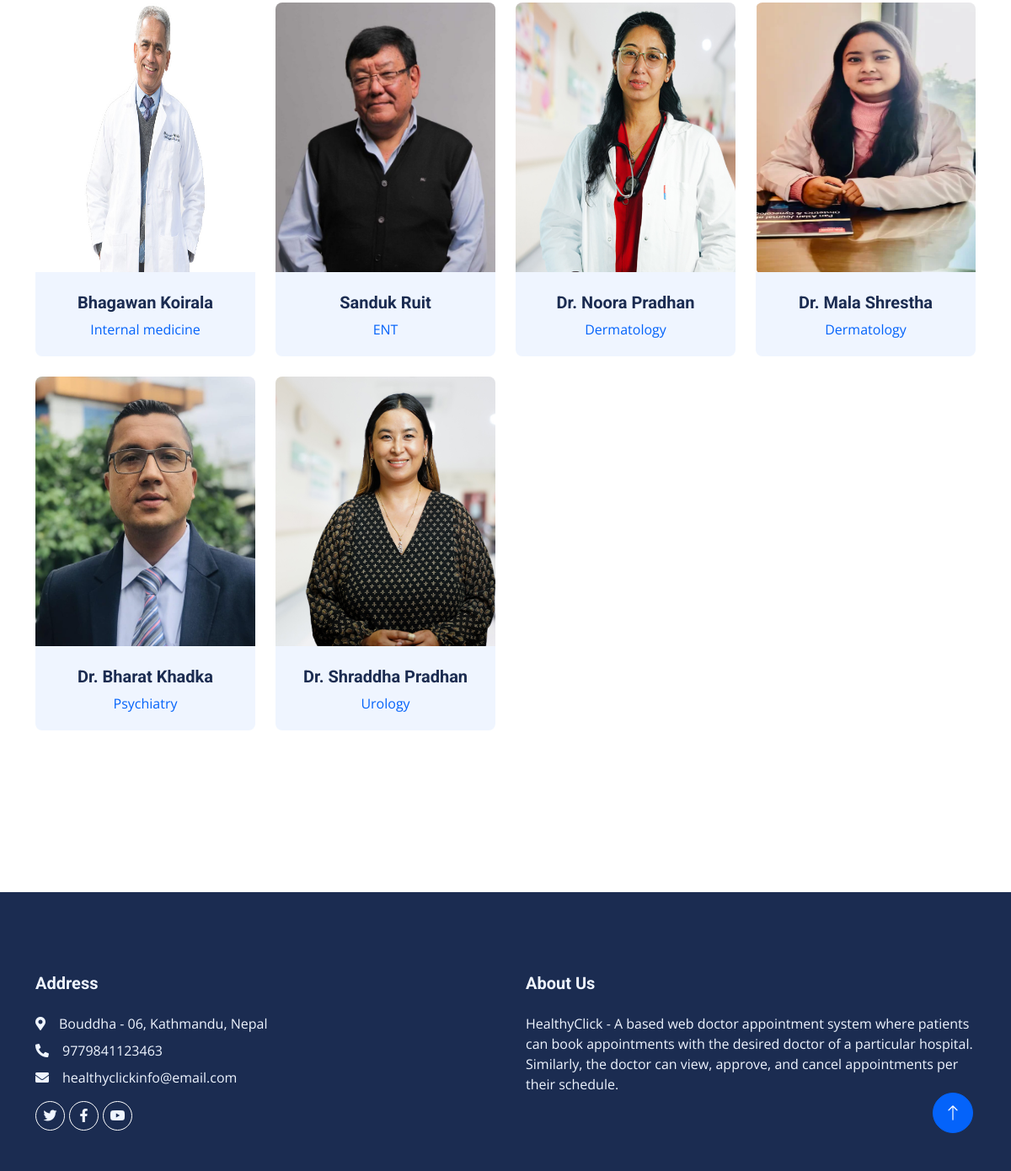
The app's page / (lower part), older data.
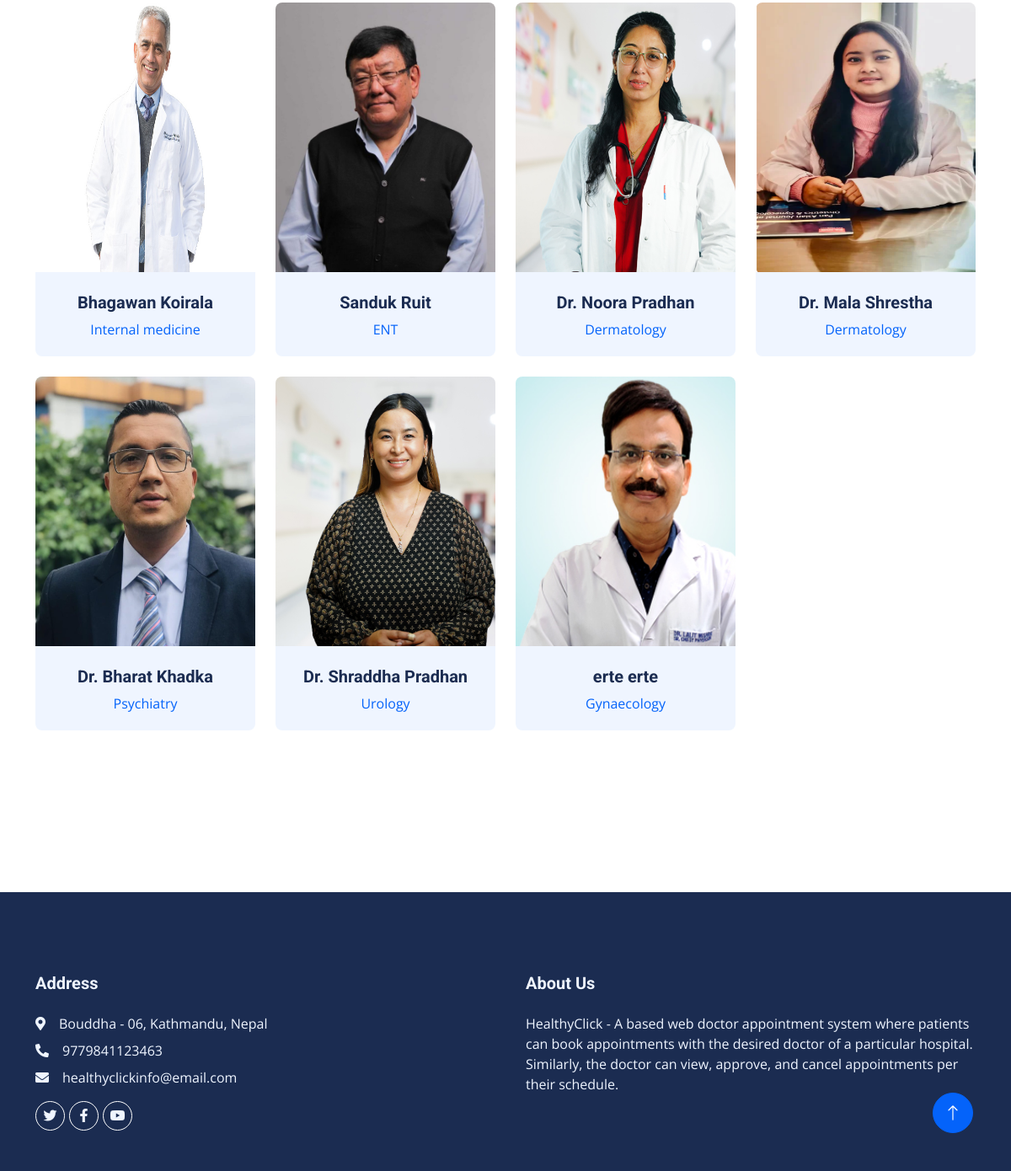
The same page, newer data.
### dasapp/models.py (models this page shows, shortened)
class DoctorReg(models.Model):
    admin = models.OneToOneField(CustomUser, on_delete=models.CASCADE, null=True, blank=True)
    mobilenumber = models.CharField(max_length=11)
    specialization_id = models.ForeignKey(Specialization, on_delete=models.CASCADE)
    regdate_at = models.DateTimeField(auto_now_add=True)
    updated_at = models.DateTimeField(auto_now=True)

class CustomUser(AbstractUser):
    USER = {
        (1, "admin"),
        (2, "doc"),
    }
    user_type = models.CharField(choices=USER, max_length=50, default=1)
    profile_pic = models.ImageField(upload_to="profile_pics/", blank=True, null=True)

class Specialization(models.Model):
    sname = models.CharField(max_length=200)
    created_at = models.DateTimeField(auto_now_add=True)
    updated_at = models.DateTimeField(auto_now=True)

class Page(models.Model):
    pagetitle = models.CharField(max_length=250)
    address = models.CharField(max_length=250)
    aboutus = models.TextField()
    email = models.EmailField(max_length=200)
    mobilenumber = models.IntegerField(default=0)
    created_at = models.DateTimeField(auto_now_add=True)
    updated_at = models.DateTimeField(auto_now=True)

### docappsystem/userviews.py (the view)
# urls.py: path("", userviews.Index, name="index"),
def Index(request):
    doctorview = DoctorReg.objects.all()
    page = Page.objects.all()
    context = {
        "doctorview": doctorview,
        "page": page,
    }
    return render(request, "index.html", context)

### templates/index.html (shortened to what this page needs)
{% extends 'userbase.html' %}
{% load static %}
{% block content %}
                {% for i in page %}
<div class="container-xxl py-5">
    <div class="container">
        <div class="row g-4">
            {% for i in doctorview %}
            <div class="col-lg-3 col-md-6 wow fadeInUp" data-wow-delay="0.1s">
                <div class="team-item position-relative rounded overflow-hidden">
                    <div class="overflow-hidden">
                        <img src="{{i.admin.profile_pic.url}}" alt="" width="300" height="320">
                    </div>
                    <div class="team-text bg-light text-center p-4">
                        <h5>{{i.admin.first_name }} {{ i.admin.last_name}}</h5>
                        <p class="text-primary">{{i.specialization_id.sname}}</p>
                    </div>
                </div>
            </div>{% endfor %}
        </div>
    </div>
</div>
<div class="container-xxl py-5">
         {% endfor %}
    </div>
{% endblock %}

### templates/userincludes/footer.html
{% load static %}
<div class="container-fluid bg-dark text-light footer mt-5 pt-5 wow fadeIn" data-wow-delay="0.1s">
    <div class="container py-5">
        <div class="row g-5">
            <div class="col-lg-6 col-md-6">
                <h5 class="text-light mb-4">Address</h5>
                {% for i in page %}
                <p class="mb-2"><i class="fa fa-map-marker-alt me-3"></i>{{i.address}}</p>
                <p class="mb-2"><i class="fa fa-phone-alt me-3"></i>{{i.mobilenumber}}</p>
                <p class="mb-2"><i class="fa fa-envelope me-3"></i>{{i.email}}</p>{% endfor %}
                <div class="d-flex pt-2">
                    <a class="btn btn-outline-light btn-social rounded-circle" href=""><i class="fab fa-twitter"></i></a>
                    <a class="btn btn-outline-light btn-social rounded-circle" href=""><i class="fab fa-facebook-f"></i></a>
                    <a class="btn btn-outline-light btn-social rounded-circle" href=""><i class="fab fa-youtube"></i></a>
                </div>
            </div>
            <div class="col-lg-6 col-md-6">
                <h5 class="text-light mb-4">About Us</h5>
                {% for i in page %}
                {{ i.aboutus }}{% endfor %}
            </div>
        </div>
    </div>
</div>
<a href="#" class="btn btn-lg btn-primary btn-lg-square rounded-circle back-to-top"><i class="bi bi-arrow-up"></i></a>

Row changes from the older to the newer data that the page shows:
added DoctorReg: admin.profile_pic (picture), admin.first_name "erte", admin.last_name "erte", specialization_id.sname "Gynaecology"
